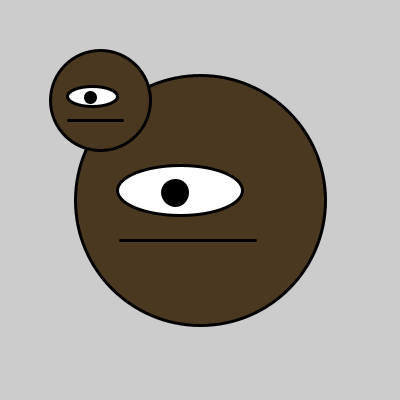
Frame 1 (no input)
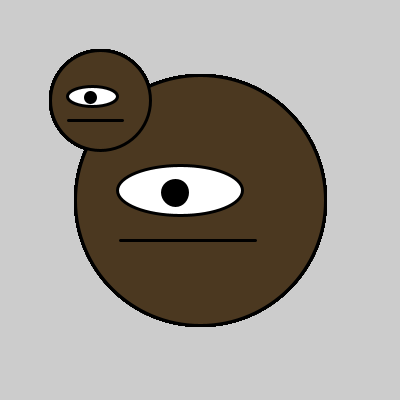
Frame 60 (the mouse pressed at the canvas centre just before this capture)
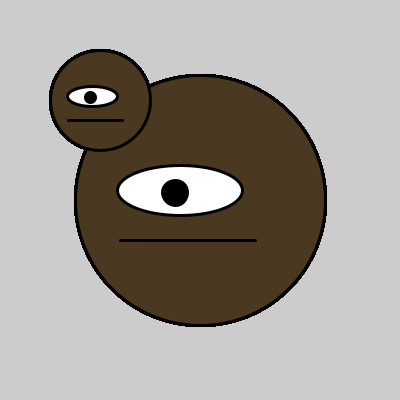
Frame 120 (the mouse held since frame 60 and released just before this capture)

The Processing sketch that drew these frames (run headless with seeded random() and noise(); from frame 60 on, the mouse is pressed at the canvas centre):

// Processing sketch: processing_164624
// ── processing_164624.pde

Creature bob = new Creature();
Creature hank;

void setup() { 
  size(400,400);
  smooth();
  hank = new Creature(); //Alternate Constructor placement in setup
  bob.prime(width/2, height/2, 5);
  hank.prime(100, 100, 2);
}



void draw() {

  bob.update();
  hank.update();
  
}

class Creature {

  int bigness;
  int xPos;
  int yPos;

  void prime(int _xPos, int _yPos, int _bigness) {
    bigness = _bigness;    // Change the creature's size
    xPos = _xPos;
    yPos = _yPos;
  }

  void update() {

    //The body. Position determined here
    strokeWeight(3);  
    stroke(0);
    fill(75, 56, 32);
    ellipse(xPos, yPos, bigness*50, bigness*50);

    // The eyeball
    fill(255);        
    ellipse(xPos-(bigness*4), yPos-(bigness*2), bigness*25, bigness*10);

    //The pupil
    fill(0);    
    ellipse(xPos-(bigness*5), yPos-(bigness+bigness*.5), bigness*5, bigness*5);

    //The mouth
    line(xPos-(bigness*16), yPos*1.2, xPos+(bigness*11), yPos*1.2);
  }
}
